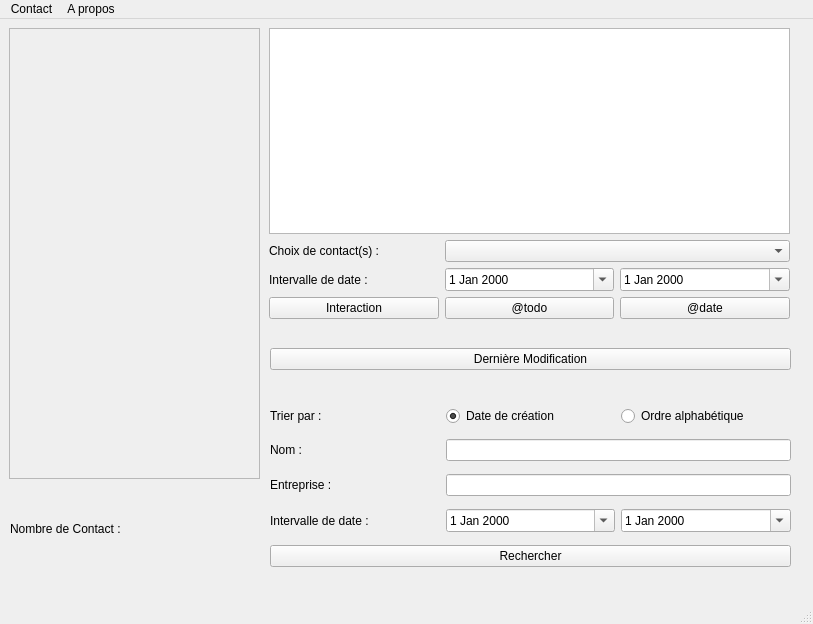
<?xml version="1.0" encoding="UTF-8"?>
<ui version="4.0">
 <class>MainWindow</class>
 <widget class="QMainWindow" name="MainWindow">
  <property name="geometry">
   <rect>
    <x>0</x>
    <y>0</y>
    <width>813</width>
    <height>624</height>
   </rect>
  </property>
  <property name="windowTitle">
   <string>MainWindow</string>
  </property>
  <widget class="QWidget" name="centralwidget">
   <widget class="QWidget" name="verticalLayoutWidget_2">
    <property name="geometry">
     <rect>
      <x>10</x>
      <y>470</y>
      <width>241</width>
      <height>80</height>
     </rect>
    </property>
    <layout class="QVBoxLayout" name="verticalLayout_2">
     <item>
      <widget class="QLabel" name="lb_nbContacts">
       <property name="text">
        <string>Nombre de Contact :</string>
       </property>
      </widget>
     </item>
    </layout>
   </widget>
   <widget class="QWidget" name="gridLayoutWidget">
    <property name="geometry">
     <rect>
      <x>269</x>
      <y>9</y>
      <width>521</width>
      <height>291</height>
     </rect>
    </property>
    <layout class="QGridLayout" name="gridLayout">
     <item row="2" column="2">
      <widget class="QDateEdit" name="dtFin">
       <property name="calendarPopup">
        <bool>true</bool>
       </property>
      </widget>
     </item>
     <item row="0" column="0" colspan="3">
      <widget class="QTextEdit" name="textEdit"/>
     </item>
     <item row="3" column="1">
      <widget class="QPushButton" name="bt_taches">
       <property name="text">
        <string>@todo</string>
       </property>
      </widget>
     </item>
     <item row="3" column="0">
      <widget class="QPushButton" name="bt_interactions">
       <property name="text">
        <string>Interaction</string>
       </property>
      </widget>
     </item>
     <item row="2" column="1">
      <widget class="QDateEdit" name="dtDebut">
       <property name="calendarPopup">
        <bool>true</bool>
       </property>
      </widget>
     </item>
     <item row="3" column="2">
      <widget class="QPushButton" name="bt_dates">
       <property name="text">
        <string>@date</string>
       </property>
      </widget>
     </item>
     <item row="1" column="1" colspan="2">
      <widget class="QComboBox" name="cb_contatcs"/>
     </item>
     <item row="1" column="0">
      <widget class="QLabel" name="label">
       <property name="text">
        <string>Choix de contact(s) : </string>
       </property>
      </widget>
     </item>
     <item row="2" column="0">
      <widget class="QLabel" name="label_6">
       <property name="text">
        <string>Intervalle de date : </string>
       </property>
      </widget>
     </item>
    </layout>
   </widget>
   <widget class="QWidget" name="horizontalLayoutWidget">
    <property name="geometry">
     <rect>
      <x>270</x>
      <y>320</y>
      <width>521</width>
      <height>41</height>
     </rect>
    </property>
    <layout class="QHBoxLayout" name="horizontalLayout">
     <item>
      <widget class="QPushButton" name="pushButton_8">
       <property name="text">
        <string>Dernière Modification</string>
       </property>
      </widget>
     </item>
    </layout>
   </widget>
   <widget class="QWidget" name="gridLayoutWidget_2">
    <property name="geometry">
     <rect>
      <x>270</x>
      <y>380</y>
      <width>521</width>
      <height>179</height>
     </rect>
    </property>
    <layout class="QGridLayout" name="gridLayout_2">
     <item row="3" column="1" colspan="2">
      <widget class="QLineEdit" name="le_entrepriseRecherche"/>
     </item>
     <item row="2" column="1" colspan="2">
      <widget class="QLineEdit" name="le_nomRecherche"/>
     </item>
     <item row="4" column="1">
      <widget class="QDateEdit" name="dtDebutRecherche">
       <property name="calendarPopup">
        <bool>true</bool>
       </property>
      </widget>
     </item>
     <item row="2" column="0">
      <widget class="QLabel" name="label_2">
       <property name="text">
        <string>Nom :</string>
       </property>
      </widget>
     </item>
     <item row="3" column="0">
      <widget class="QLabel" name="label_3">
       <property name="text">
        <string>Entreprise :</string>
       </property>
      </widget>
     </item>
     <item row="5" column="0" colspan="3">
      <widget class="QPushButton" name="bt_rechercher">
       <property name="text">
        <string>Rechercher</string>
       </property>
      </widget>
     </item>
     <item row="0" column="1">
      <widget class="QRadioButton" name="rdb_dateCreation">
       <property name="text">
        <string>Date de création</string>
       </property>
       <property name="checked">
        <bool>true</bool>
       </property>
      </widget>
     </item>
     <item row="4" column="0">
      <widget class="QLabel" name="label_5">
       <property name="text">
        <string>Intervalle de date :</string>
       </property>
      </widget>
     </item>
     <item row="0" column="0">
      <widget class="QLabel" name="label_4">
       <property name="text">
        <string>Trier par : </string>
       </property>
      </widget>
     </item>
     <item row="0" column="2">
      <widget class="QRadioButton" name="rdb_ordreAlpha">
       <property name="text">
        <string>Ordre alphabétique</string>
       </property>
      </widget>
     </item>
     <item row="4" column="2">
      <widget class="QDateEdit" name="dateFinRecherce">
       <property name="calendarPopup">
        <bool>true</bool>
       </property>
      </widget>
     </item>
    </layout>
   </widget>
   <widget class="QScrollArea" name="scrollArea">
    <property name="geometry">
     <rect>
      <x>9</x>
      <y>9</y>
      <width>251</width>
      <height>451</height>
     </rect>
    </property>
    <property name="widgetResizable">
     <bool>true</bool>
    </property>
    <widget class="QWidget" name="scrollAreaWidgetContents">
     <property name="geometry">
      <rect>
       <x>0</x>
       <y>0</y>
       <width>249</width>
       <height>449</height>
      </rect>
     </property>
     <widget class="QWidget" name="verticalLayoutWidget">
      <property name="geometry">
       <rect>
        <x>0</x>
        <y>0</y>
        <width>251</width>
        <height>451</height>
       </rect>
      </property>
      <layout class="QVBoxLayout" name="ly_listeContacts"/>
     </widget>
    </widget>
   </widget>
  </widget>
  <widget class="QMenuBar" name="menubar">
   <property name="geometry">
    <rect>
     <x>0</x>
     <y>0</y>
     <width>813</width>
     <height>21</height>
    </rect>
   </property>
   <widget class="QMenu" name="menuContact">
    <property name="title">
     <string>Contact</string>
    </property>
    <addaction name="actionAJouter_Contact"/>
   </widget>
   <widget class="QMenu" name="menuA_propos">
    <property name="title">
     <string>A propos</string>
    </property>
   </widget>
   <addaction name="menuContact"/>
   <addaction name="menuA_propos"/>
  </widget>
  <widget class="QStatusBar" name="statusbar"/>
  <action name="actionAJouter_Contact">
   <property name="text">
    <string>Ajouter Contact</string>
   </property>
  </action>
 </widget>
 <resources/>
 <connections/>
</ui>
